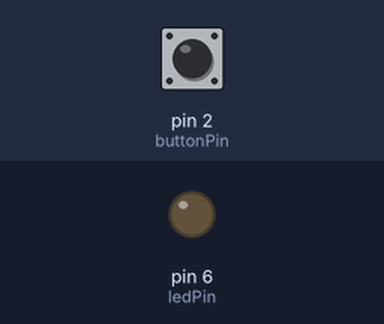
Recording of a sketch running on a simulated Arduino Uno, built with avr-gcc and run on an emulated ATmega328P. On the bench: output pins drawn as LEDs (lit = HIGH). Inputs (shaded band) come from the test bench; at power-on: pin 2 (buttonPin) LOW.

Above: at 1.2 s.
1.3 s: pin 2 (buttonPin) pulled HIGH for 0.15 s
At 1.37 s:
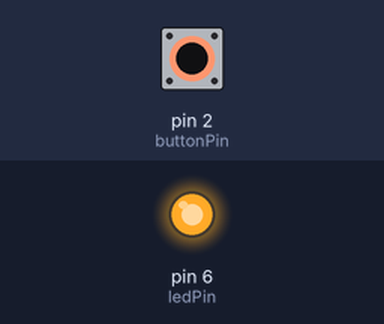
2.9 s: pin 2 (buttonPin) pulled HIGH for 3.2 s
At 6.9 s:
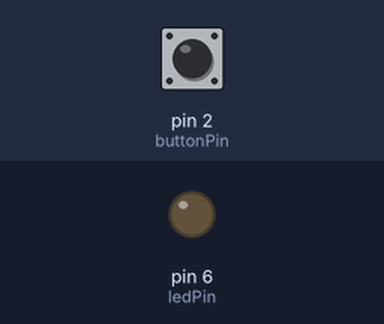
Timing chart, 0 to 8.4 s (numbered marks = the images above; inputs shaded):
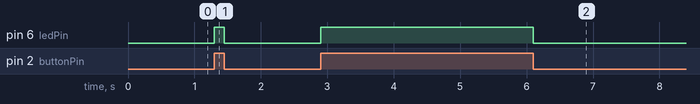

The sketch:

Ex_1.ino
```cpp
#define buttonPin 2 // define the button pin as pin 2
#define ledPin 6    // Define the LED pin as pin 6


void setup() {
  // put your setup code here, to run once:
  pinMode(buttonPin, INPUT);
  pinMode(ledPin, OUTPUT);
  attachInterrupt(digitalPinToInterrupt(buttonPin), buttonInterrupt, CHANGE); // Starting an interrupt for the pushButton
}

void loop() {
  // put your main code here, to run repeatedly:

  delay(2); // delay as a placeholder
}

// Interrupt service Routine:
void buttonInterrupt() {
  if(digitalRead(buttonPin) == HIGH)
    digitalWrite(ledPin, HIGH);   // turn the LED on (HIGH is the voltage level)
  else
    digitalWrite(ledPin, LOW);   // turn the LED on (HIGH is the voltage level)
}
```

Measured:
- after the input at 1.3 s, pin 6 (ledPin): LOW → HIGH at once, → LOW 0.15 s later
- after the input at 2.9 s, pin 6 (ledPin): LOW → HIGH at once, → LOW 3.2 s later
